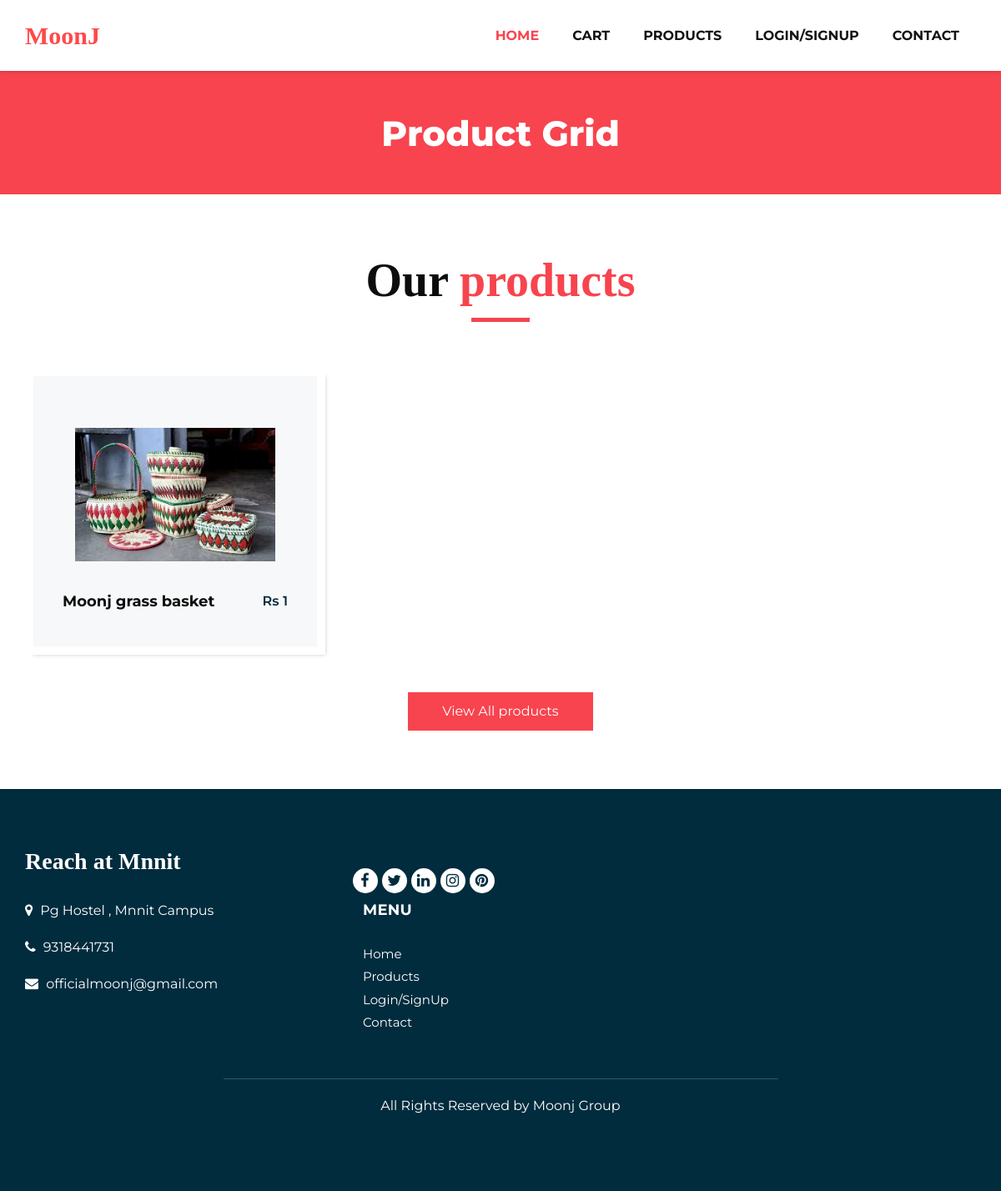
Page /product/ on the earlier database version.
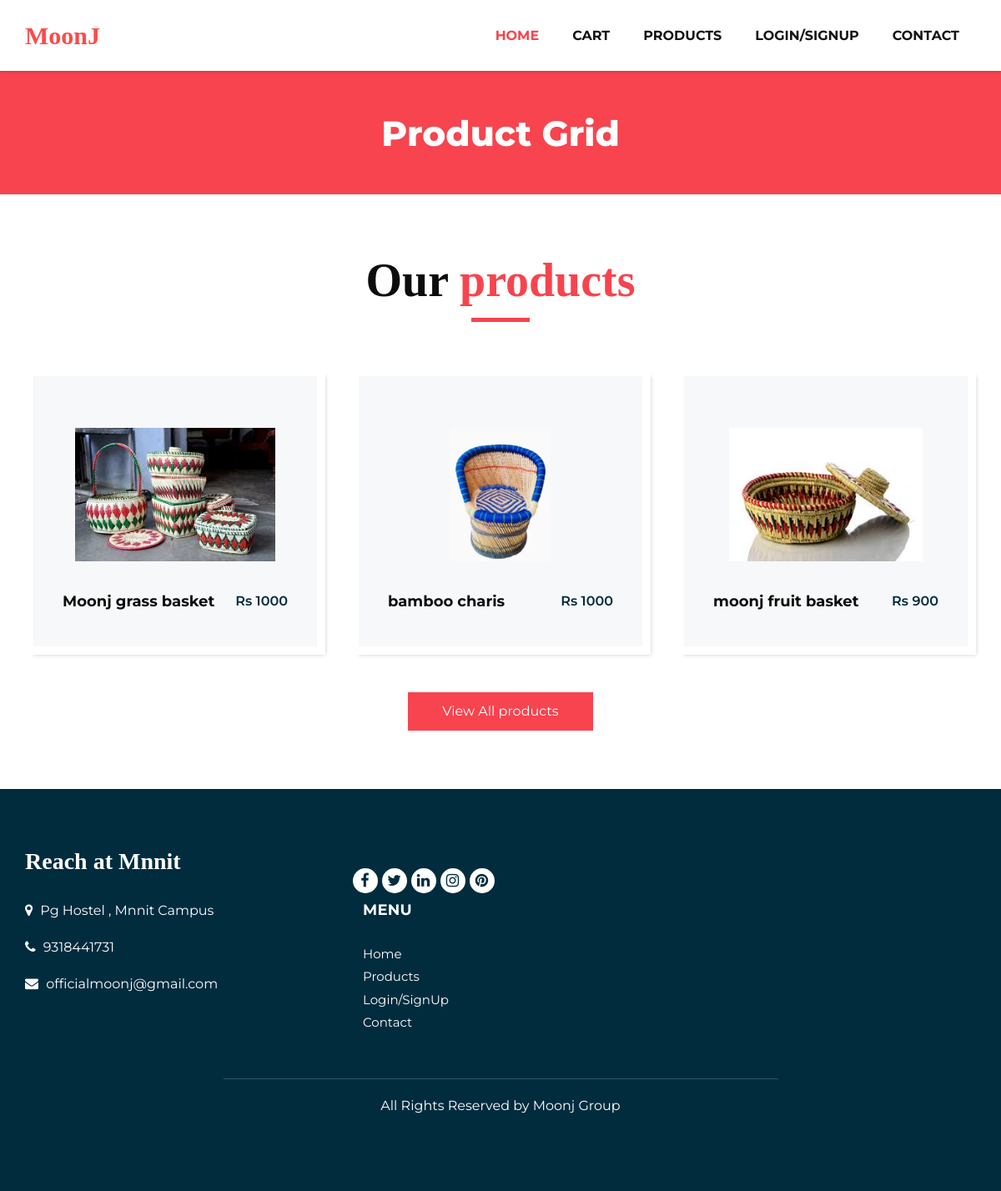
Same page on the later database version.
### cart/models.py (models this page shows)
class product(models.Model):
    product_name = models.CharField(max_length=500)
    product_id = models.AutoField(primary_key=True)
    description = models.TextField(null=True)
    quantity = models.IntegerField(default=0)
    image =  models.ImageField(upload_to="myimage",null=True)
    category_id = models.ForeignKey(category,on_delete=models.CASCADE)
    price = models.IntegerField()

### cart/views.py (the view, shortened to what this page needs)
# urls.py: path('product/',car.dashboard),
def dashboard(request):
    object_list = []
    user_obj = user_data_object("","")
    if request.session.has_key('user_login_user_id'):
        user_id= request.session['user_login_user_id']
        name = registration.objects.get(email=user_id).name
        user_obj = user_data_object(user_id,name)
    try:
        data = product.objects.all()[:3]
    except:
        print("not loaded")
    else:
        for x in data:
            ob = dash_product(x.product_name,x.product_id,x.price,x.quantity,x.image)
            print(ob.img.url)
            object_list.append(ob)
    context ={
        "data1":object_list,
        "data":user_obj
    }
    return render(request,'registeration/product.html',context)

### registration/templates/registeration/product.html (shortened to what this page needs)
{% extends 'registeration/nav.html' %}
{% load static %}
{% block content %}
      <section class="inner_page_head">
         <div class="container_fuild">
            <div class="row">
               <div class="col-md-12">
                  <div class="full">
                     <h3>Product Grid</h3>
                  </div>
               </div>
            </div>
         </div>
      </section>
      <section class="product_section layout_padding">
         <div class="container">
            <div class="heading_container heading_center">
               <h2>
                  Our <span>products</span>
               </h2>
            </div>
            <div class="row">
               {% for x in data1 %}
               <div class="col-sm-6 col-md-4 col-lg-4">
                  <div class="box">
                     <div class="img-box">
                        <img src="/media/{{x.img}}" alt="">
                     </div>
                     <div class="detail-box">
                        <h5>
                           {{ x.product_name }}
                        </h5>
                        <h6>
                          Rs {{ x.price }}
                        </h6>
                     </div>
                  </div>
               </div>
               {% endfor %}
            </div>
            <div class="btn-box">
               <a href="/product?pk=2">
                  View All products
               </a>
            </div>
         </div>
      </section>
     {% endblock content %}

### registration/templates/registeration/nav.html (shortened to what this page needs)
<!DOCTYPE html>
<html>
   {% load static %}
<!DOCTYPE html>
<html lang="en">
<head>
   <link rel="stylesheet" type="text/css" href="{% static 'css/bootstrap.css' %}" />
   <link href="{% static 'css/font-awesome.min.css' %}" rel="stylesheet" />
   <link href="{% static 'css/style.css' %}" rel="stylesheet" />
   <link href="{% static 'css/responsive.css' %}" rel="stylesheet" />
   <link href="{% static 'css/checkout.css' %}" rel="stylesheet">
    <link href="{% static 'css/sanjay.css' %}" rel="stylesheet">
    <link href="{% static 'css/navbar.css' %}" rel="stylesheet">
</head>
   <body class="sub_page">
      <div class="hero_area">
         <header class="header_section">
            <div class="container">
               <nav class="navbar navbar-expand-lg custom_nav-container ">
                  <a class="navbar-brand" href="/" style="font-size: 30px; font-weight:bold;color:rgba(255, 0, 0, 0.712)">MoonJ</a>
                  <div class="collapse navbar-collapse" id="navbarSupportedContent">
                     <ul class="navbar-nav">
                        <li class="nav-item active">
                           <a class="nav-link" href="/">Home <span class="sr-only">(current)</span></a>
                        </li>
                        <li class="nav-item">
                           <a class="nav-link" href="/cart">Cart</a>
                        </li>
                        <li class="nav-item">
                           <a class="nav-link" href="/product">Products</a>
                        </li>
                        <li class="nav-item">
                           {% if data.name%}
                           <a class="nav-link" href="/profile">{{data.name}}</a>
                           {% else %}
                           <a class="nav-link" href="/login">Login/SignUp</a>
                            {% endif %}
                        </li>
                        <li class="nav-item">
                           <a class="nav-link" href="/contact">Contact</a>
                        </li>
                     </ul>
                  </div>
               </nav>
            </div>
         </header>
      </div>
     {% block content %}
    {% endblock content %}
     <footer class="footer_section">
         <div class="container">
            <div class="row">
               <div class="col-md-4 footer-col">
                  <div class="footer_contact">
                     <h4>
                        Reach at Mnnit
                     </h4>
                     <div class="contact_link_box">
                        <a href="https://www.google.com/maps/@25.4908617,81.8630803,19z">
                        <i class="fa fa-map-marker" aria-hidden="true"></i>
                        <span>
                        Pg Hostel , Mnnit Campus
                        </span>
                        </a>
                        <a href="">
                        <i class="fa fa-phone" aria-hidden="true"></i>
                        <span>
                           9318441731
                        </span>
                        </a>
                        <a href="/contact">
                        <i class="fa fa-envelope" aria-hidden="true"></i>
                        <span>
                           officialmoonj@gmail.com
                        </span>
                        </a>
                     </div>
                  </div>
               </div>
               <div class="col-md-4 footer-col">
                  <div class="footer_detail">
                     <div class="footer_social">
                        <a href="">
                        <i class="fa fa-facebook" aria-hidden="true"></i>
                        </a>
                        <a href="">
                        <i class="fa fa-twitter" aria-hidden="true"></i>
                        </a>
                        <a href="">
                        <i class="fa fa-linkedin" aria-hidden="true"></i>
                        </a>
                        <a href="">
                        <i class="fa fa-instagram" aria-hidden="true"></i>
                        </a>
                        <a href="">
                        <i class="fa fa-pinterest" aria-hidden="true"></i>
                        </a>
                     </div>
                  </div>
                  <div class="col-md-8">
               <div class="row">
                  <div class="col-md-7">
                     <div class="row">
                        <div class="col-md-6">
                           <div class="widget_menu">
                              <h3>Menu</h3>
                              <ul>
                                 <li><a href="/" id="foot">Home</a></li>
                                 <li><a href="/product" id="foot">Products</a></li>
                                 <li><a href="/login" id="foot">Login/SignUp</a></li>
                                 <li><a href="/contact" id="foot">Contact</a></li>
                              </ul>
                           </div>
                        </div>
                     </div>
                  </div>
               </div>
            </div>
               </div>
            </div>
            <div class="footer-info">
               <div class="col-lg-7 mx-auto px-0">
                  <p>
                     All Rights Reserved by Moonj Group
                  </p>
               </div>
            </div>
         </div>
      </footer>
   </body>
</html>

### static/css/responsive.css (style rules this page uses)
@media (min-width: 1200px) { .container { max-width: 1170px; } }

### registration/templates/registeration/nav.html (style rules this page uses)
#foot { color:white; }

Differences in the rows shown:
added product: img (picture), product_name "bamboo charis"
added product: img (picture), product_name "moonj fruit basket"
Other differences:
new list line: "Moonj grass basket"
new list line: "Rs 1000"
new list line: "Rs 900"
list line gone: "Moonj grass basket"
list line gone: "Rs 1"
